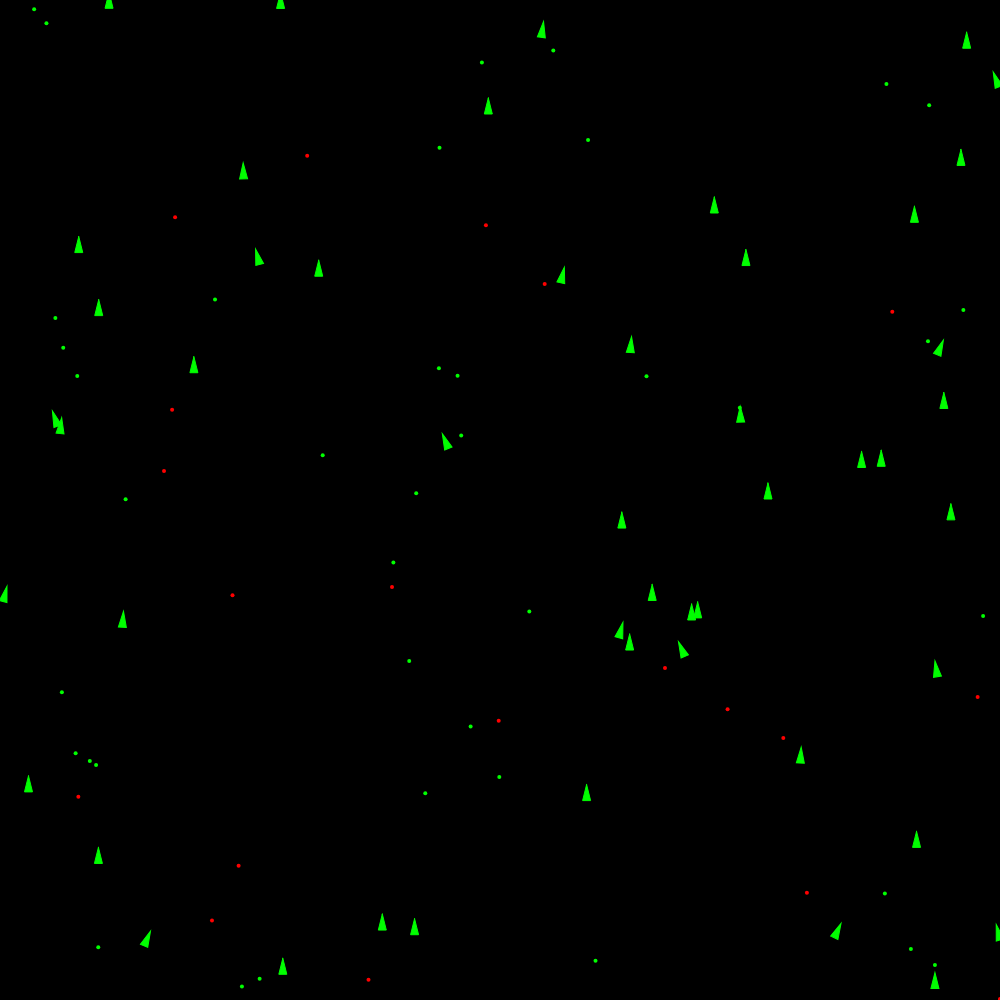
Frame 1 (no input)
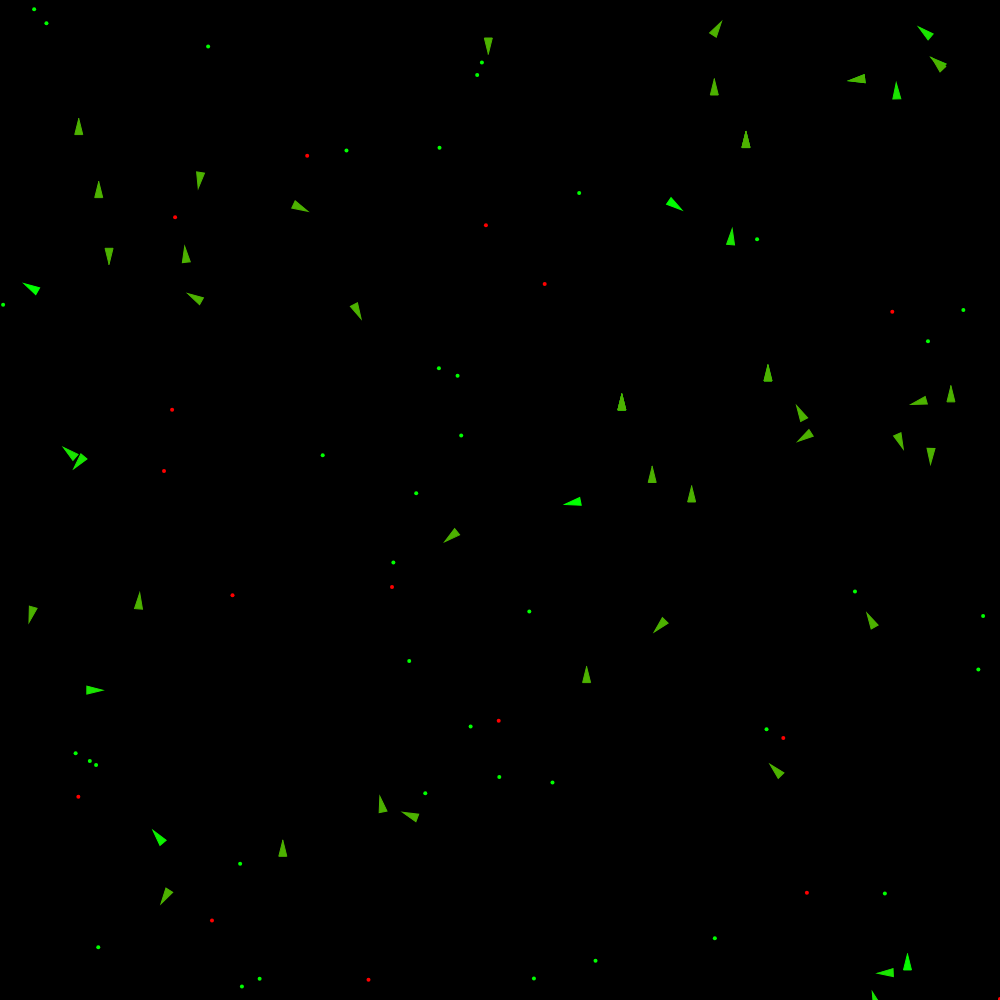
Frame 60 (no input)
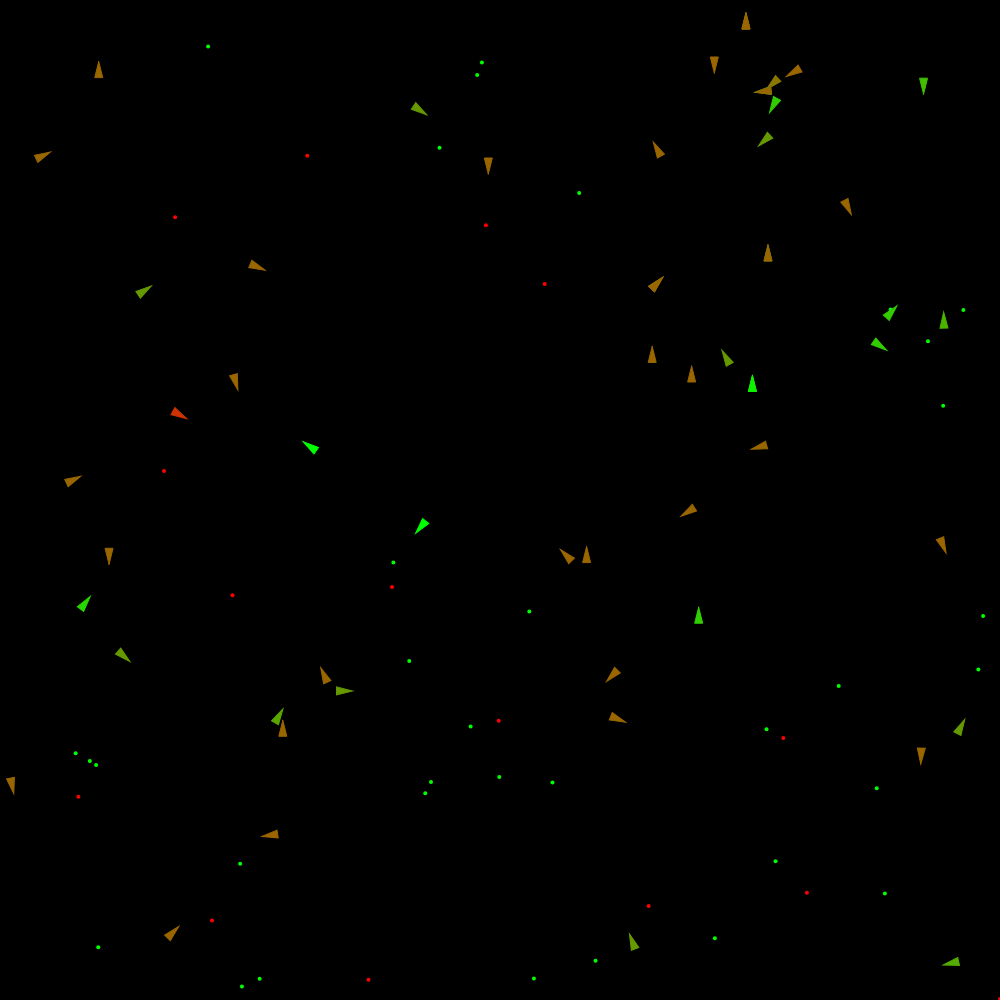
Frame 120 (the mouse pressed at the canvas centre since frame 60)

The p5.js sketch that drew these frames (run headless with seeded random() and noise() and a simulated clock; from frame 60 on, the mouse is pressed at the canvas centre):

// p5.js sketch
// ── sketch.js
// Daniel Shiffman
// The Coding Train
// Coding Challenge 69: Steering Evolution

// Part 1: https://youtu.be/flxOkx0yLrY
// Part 2: https://youtu.be/XaOVH8ZSRNA
// Part 3: https://youtu.be/vZUWTlK7D2Q
// Part 4: https://youtu.be/ykOcaInciBI
// Part 5: https://youtu.be/VnFF5V5DS8s

const vehicles = [];
const food = [];
const poison = [];

let debug;

function setup() {
  createCanvas(1000, 1000);

  // 50 véhicules par défaut
  for (let i = 0; i < 50; i++) {
    const x = random(width);
    const y = random(height);
    vehicles[i] = new Vehicle(x, y);
  }

  // 40 éléments de nourriture au départ
  for (let i = 0; i < 40; i++) {
    const x = random(width);
    const y = random(height);
    food.push(createVector(x, y));
  }

  // 20 éléments de poison au départ
  for (let i = 0; i < 20; i++) {
    const x = random(width);
    const y = random(height);
    poison.push(createVector(x, y));
  }

  debug = createCheckbox();
}

function mouseDragged() {
  vehicles.push(new Vehicle(mouseX, mouseY));
}

// appelée 60 fois par seconde
function draw() {
  background(0);

  // On fait apparaitre aléatoirement de la nourriture
  if (random(1) < 0.2) {
    const x = random(width);
    const y = random(height);
    food.push(createVector(x, y));
  }

  // On fait apparaitre aléatoirement du poison
  if (random(1) < 0.01) {
    const x = random(width);
    const y = random(height);
    poison.push(createVector(x, y));
  }

  // on dessine la nourriture
  for (let i = 0; i < food.length; i++) {
    fill(0, 255, 0);
    noStroke();
    ellipse(food[i].x, food[i].y, 4, 4);
  }

  // on dessine le poison
  for (let i = 0; i < poison.length; i++) {
    fill(255, 0, 0);
    noStroke();
    ellipse(poison[i].x, poison[i].y, 4, 4);
  }

  // On parcourt la liste à l'envers pour pouvoir supprimer
  // des éléments sans problème. Astuce connue...
  for (let i = vehicles.length - 1; i >= 0; i--) {
    // Comportement "confinement" dans le canvas (les vehicules
    // ne peuvent pas sortir de l'écran, ils sont repoussés
    // par les bords)
    vehicles[i].boundaries();

    // attirés par la nourriture et repoussés par le poison
    vehicles[i].behaviors(food, poison);

    vehicles[i].update();
    vehicles[i].display();

    // 0.002% de chances de clonage dans cette fonction
    // voir le code de clone() dans vehicule.js
    const newVehicle = vehicles[i].clone();

    // si par chance le véhicule a été cloné
    // plus sa durée de vie est grande, plus il a de
    // chances d'être cloné....
    if (newVehicle != null) {
      vehicles.push(newVehicle);
    }

    // Si le véhicule est mort, alors on le retire du tableau
    // et on ajoute un élément food à sa position
    if (vehicles[i].dead()) {
      const x = vehicles[i].position.x;
      const y = vehicles[i].position.y;
      food.push(createVector(x, y));
      vehicles.splice(i, 1);
    }

  }
}

// ── vehicle.js
// Daniel Shiffman
// The Coding Train
// Coding Challenge 69: Steering Evolution
// Part 1: https://youtu.be/flxOkx0yLrY
// Part 2: https://youtu.be/XaOVH8ZSRNA
// Part 3: https://youtu.be/vZUWTlK7D2Q
// Part 4: https://youtu.be/ykOcaInciBI
// Part 5: https://youtu.be/VnFF5V5DS8s

// https://editor.p5js.org/codingtrain/sketches/xgQNXkxx1

var mr = 0.01;

class Vehicle {
  constructor(x, y, dna) {
    this.acceleration = createVector(0, 0);
    this.velocity = createVector(0, -2);
    this.position = createVector(x, y);
    this.r = 4;
    this.maxspeed = 5;
    this.maxforce = 0.5;

    // La vie, à zéro le véhicule est mort
    this.health = 1;

    // 4 gènes : poids de la force d'attraction vers la nourriture, 
    //           poids  de la force d'attraction vers le poison, 
    //           perception de la nourriture (rayon cercle de détection), 
    //           perception du poison (rayon cercle de détection)
    this.dna = [];
    if (dna === undefined) {
      // Food weight
      this.dna[0] = random(-2, 2);
      // Poison weight
      this.dna[1] = random(-2, 2);
      // Food perception
      this.dna[2] = random(0, 100);
      // Poison Percepton
      this.dna[3] = random(0, 100);
    } else {
      // Mutation lors d'un clonage, on va recréer 
      // un individu avec des gènes légèrement modifiés
      this.dna[0] = dna[0];
      if (random(1) < mr) {
        this.dna[0] += random(-0.1, 0.1);
      }
      this.dna[1] = dna[1];
      if (random(1) < mr) {
        this.dna[1] += random(-0.1, 0.1);
      }
      this.dna[2] = dna[2];
      if (random(1) < mr) {
        this.dna[2] += random(-10, 10);
      }
      this.dna[3] = dna[3];
      if (random(1) < mr) {
        this.dna[3] += random(-10, 10);
      }
    }
  }


  // Method to update location
  update() {

    // 60 fois par seconde, on perd de la vie, d'où la 
    // nécessité de se nourrir.
    // à chaque frame on perd 0.005 de vie, donc à 60 images par
    // seconde, on perd 0.3 de vie par seconde
    this.health -= 0.005;

    // Update velocity
    this.velocity.add(this.acceleration);
    // Limit speed
    this.velocity.limit(this.maxspeed);
    this.position.add(this.velocity);
    // Reset accelerationelertion to 0 each cycle
    this.acceleration.mult(0);
  }

  applyForce(force) {
    // We could add mass here if we want A = F / M
    this.acceleration.add(force);
  }

  behaviors(good, bad) {
    // G = good (food)
    // B = bad (poison)
    // steerG = force qui attire vers la nourriture
    // steerB = force qui repousse du poison
    // 1er param = le tableau de nourriture (bonne ou poison)
    // 2ème param = ce qu'on va ajouter à la sante si on mange
    // sante = this.health
    // 3ème param = rayon de perception   
    const steerG = this.eat(good, 0.2, this.dna[2]);
    const steerB = this.eat(bad, -1, this.dna[3]);

    // on applique les poids des gènes
    steerG.mult(this.dna[0]);
    steerB.mult(this.dna[1]);

    // on applique les forces
    this.applyForce(steerG);
    this.applyForce(steerB);
  }

  clone() {
    // 2% de chances de clonage
    if (random(1) < 0.002) {
      return new Vehicle(this.position.x, this.position.y, this.dna);
    } else {
      return null;
    }
  }

  // comportement de recherche de nourriture
  // nutrition peut être positive (nourriture) ou négative (poison)
  // perception est le rayon de détection de la nourriture 
  // ou du poison
  eat(list, nutrition, perception) {
    let record = Infinity;
    let closest = null;

    // on parcourt la liste des éléments à manger
    // on cherche le plus proche
    for (let i = list.length - 1; i >= 0; i--) {
      const d = this.position.dist(list[i]);

      // si l'élément est à portée
      // on le mange et on gagne de la vie ou on en perd
      // selon que c'est de la nourriture ou du poison
      // on a pris this.maxspeed qui vaut 5 ici pour la distance
      // à partir de laquelle on mange l'élément. On aurait pu
      // definir une nouvelle variable
      if (d < 5) {
        list.splice(i, 1);
        this.health += nutrition;
      } else {
        // si l'élément n'est pas à portée, 
        // on cherche le plus proche
        if (d < record && d < perception) {
          // on garde en mémoire la distance et l'élément
          record = d;
          closest = list[i];
        }
      }
    }

    // This is the moment of eating!
    if (closest != null) {
      return this.seek(closest);
    }

    return createVector(0, 0);
  }

  // A method that calculates a steering force towards a target
  // STEER = DESIRED MINUS VELOCITY
  seek(target) {
    const desired = p5.Vector.sub(target, this.position); // A vector pointing from the location to the target

    // Scale to maximum speed
    desired.setMag(this.maxspeed);

    // Steering = Desired minus velocity
    const steer = p5.Vector.sub(desired, this.velocity);
    steer.limit(this.maxforce); // Limit to maximum steering force

    return steer;
    //this.applyForce(steer);
  }

  dead() {
    return (this.health <= 0)
  }

  display() {
    // Draw a triangle rotated in the direction of velocity
    const angle = this.velocity.heading() + PI / 2;

    push();
    translate(this.position.x, this.position.y);
    rotate(angle);

    if (debug.checked()) {
      strokeWeight(3);
      stroke(0, 255, 0);
      noFill();
      line(0, 0, 0, -this.dna[0] * 25);
      strokeWeight(2);
      ellipse(0, 0, this.dna[2] * 2);
      stroke(255, 0, 0);
      line(0, 0, 0, -this.dna[1] * 25);
      ellipse(0, 0, this.dna[3] * 2);
    }

    const gr = color(0, 255, 0);
    const rd = color(255, 0, 0);
    // couleur qui varie en fonction de la santé de l'individu
    // lerpColor est une fonction p5 qui permet de faire une interpolation linéaire
    // entre deux couleurs. Ici on fait une interpolation linéaire entre la couleur rouge
    // et la couleur verte en fonction de la santé de l'individu
    const col = lerpColor(rd, gr, this.health);

    fill(col);
    stroke(col);
    strokeWeight(1);
    beginShape();
    vertex(0, -this.r * 2);
    vertex(-this.r, this.r * 2);
    vertex(this.r, this.r * 2);
    endShape(CLOSE);

    pop();
  }


  // Exerce une force renvoyant vers le centre du canvas si le véhicule s'approche
  // des bords du canvas
  boundaries() {
    const d = 25;

    let desired = null;

    // si le véhicule est trop à gauche ou trop à droite
    if (this.position.x < d) {
      desired = createVector(this.maxspeed, this.velocity.y);
    } else if (this.position.x > width - d) {
      desired = createVector(-this.maxspeed, this.velocity.y);
    }

    if (this.position.y < d) {
      desired = createVector(this.velocity.x, this.maxspeed);
    } else if (this.position.y > height - d) {
      desired = createVector(this.velocity.x, -this.maxspeed);
    }

    if (desired !== null) {
      desired.normalize();
      desired.mult(this.maxspeed);
      const steer = p5.Vector.sub(desired, this.velocity);
      steer.limit(this.maxforce);
      this.applyForce(steer);
    }
  }
}
